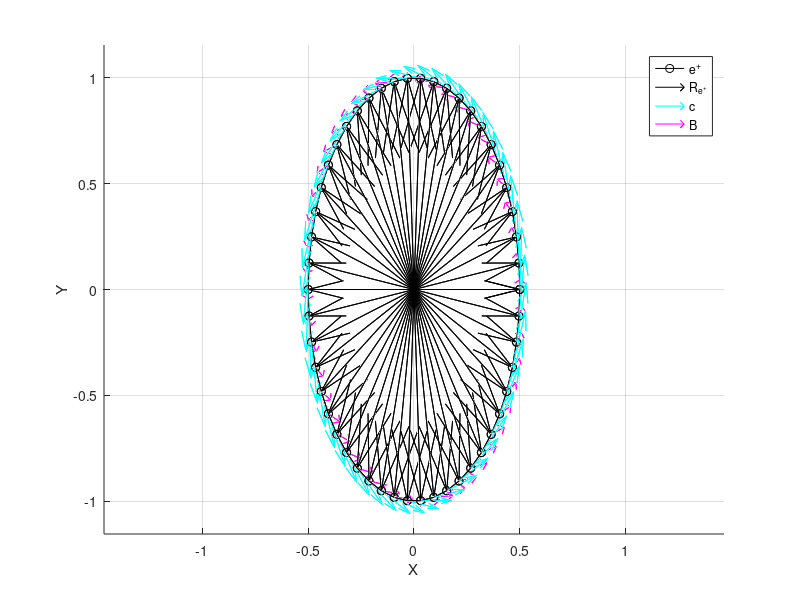
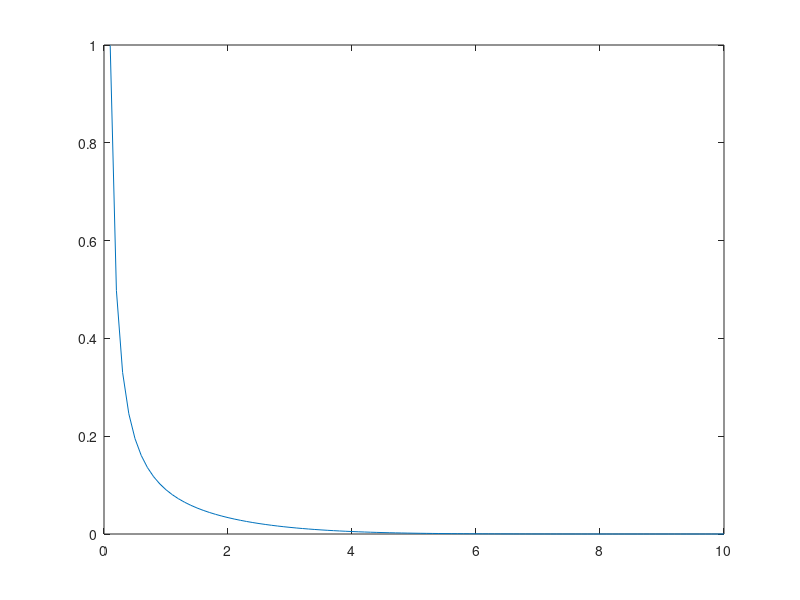

MATLAB code for these plots, in order:
% Eve
clc
clear

%{

%}
%% Plot paths:
delta_t = 0.02;
t = 0:delta_t:2;
R = 1;


theta = 0;
phi = 2*pi;
c = 1;

max_R_scale = 0.5; % ?
R_scale = max_R_scale*cos(phi*t); 
x = -R_scale + (R*cos(phi*t));
y = R*sin(phi*t);
z = t;

% vx0 = R*-sin(phi*delta_t);
% vy0 = R*co(phi*delta_t);
% vz0 = v;

xq = zeros(size(t));
yq = zeros(size(t));
zq = t;

xqv = x;
yqv = y;
zqv = zeros(size(t));

vx = [0, diff(x)/delta_t];
vy = [0, diff(y)/delta_t];
vz = [0, diff(z)/delta_t];

B = cross([vx' vy' vz'],[xqv' yqv' zqv']);
Bx = B(:,1)';
By = B(:,2)';
Bz = B(:,3)';
%
%% Plot figure:
figure(15)
hold on
plot3(x,y,z,'ko-')
% hold on
quiver3(xq,yq,zq,xqv,yqv,zqv,0,'k')
quiver3(x,y,z,vx,vy,vz,1,'c')
quiver3(x,y,z,Bx,By,Bz,1,'m')
hold off
grid on
set(gca,'Color',0.5*[1 1 1])
% axis([-R R -R R 0 max(t)*c])
axis equal
xlabel('X')
ylabel('Y')
zlabel('Z')
legend({'e^+','R_{e^+}','c','B'})

%%
rr = 0.1:0.1:10;
frr = sqrt(1./rr.^2).*exp(-0.5*rr.^2/5)/10;
figure(16)
plot(rr, frr)